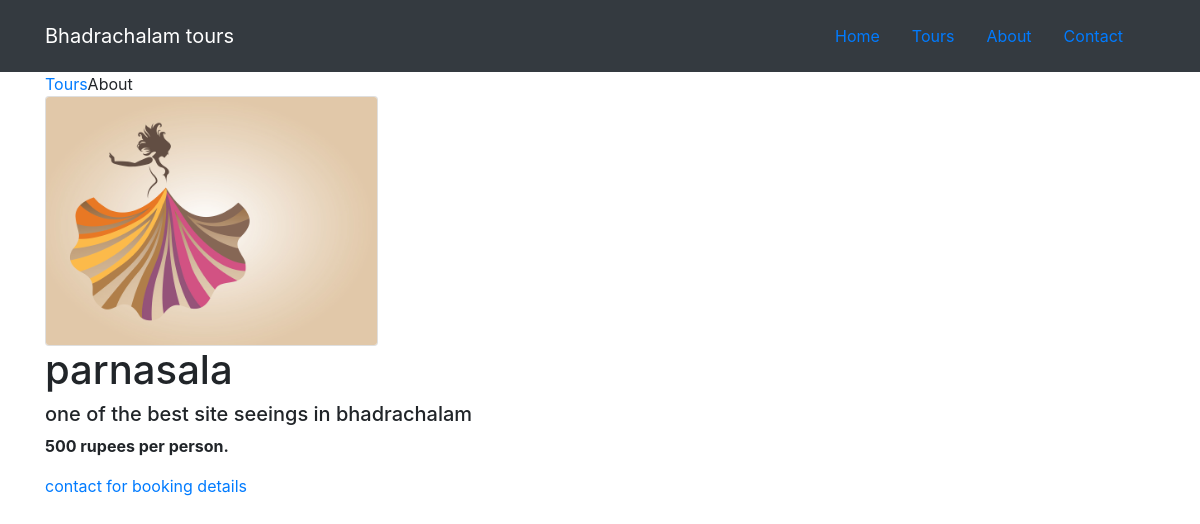
Screenshot of /3/ with the database file from the repository.
### demoapp/models.py (models this page shows, shortened)
class Tour(models.Model):
    name = models.CharField(max_length=100)
    image = models.ImageField(upload_to='media',default="Image-Coming-Soon.jpg")
    description = models.CharField(max_length=400)
    price = models.IntegerField()
    category = models.ForeignKey('Category' ,null=True ,on_delete=models.SET_NULL)

### demoapp/views.py (the view)
# urls.py: path('<int:tour_id>/',views.detail,name="detail"),
def detail(request,tour_id):
    tour= Tour.objects.get(pk=tour_id)
    return render(request,'demoapp/detail.html',{'tour':tour})

### demoapp/templates/demoapp/detail.html (shortened to what this page needs)
{% extends 'base.html' %}
    {% block body %}
    <section class="probootstrap-slider flexslider2 page-inner">
        <div class="probootstrap-wrap-banner">
          <div class="container">
            <div class="row">
              <div class="col-md-8">
    <div class="page-title probootstrap-animate">
        <div class="probootstrap-breadcrumbs">
          <a href="{% url 'demoapp:tour_package'%}">Tours</a><span>About</span>
        </div>
      </div>
    <div class="row">
        <div class="col-md-2">
            <img class="card" height="250px" src="{{tour.image.url}}"/>
        </div>
        <div class="col-md-12">
            <h1>{{tour.name}}</h1>
            <h5>{{tour.description}}</h2>
            <p> <b>{{tour.price}} rupees per person.</b></p>
            <a href="{% url 'contact:sendmail'%}">contact for booking details</a>
        </div>
    </div>
    {% endblock %}

### static/demoapp/style.css (style rules this page uses)
body { background-color: white; }

### rows the page displays
Tour: image (picture), name "parnasala", description "one of the best site seeings in bhadrachalam", price "500"
